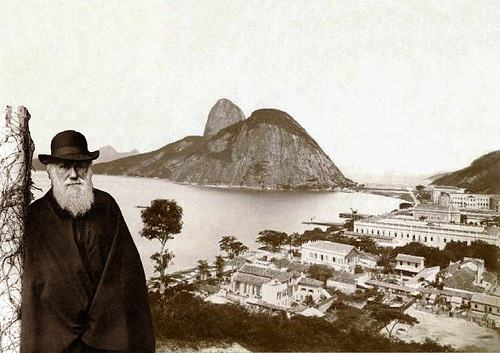
#> input picture Photo_Video_Colorization/input_images/darwin_in_rio_de_janeiro.jpg, 500 x 353 px
$ jupyter execute --allow-errors B_W_Photo_Colorization.ipynb
#> lines starting #> are read from the running program, lines starting #| are printed output that depends on the picture
# B W Photo Colorization
**Based on "Black and white image colorization with OpenCV and Deep Learning", by Dr. Adrian Rosebrok:**<br>
https://www.pyimagesearch.com/2019/02/25/black-and-white-image-colorization-with-opencv-and-deep-learning/

**Paper:**<br>
Colorful Image Colorization, Richard Zhang, Phillip Isola, Alexei A. Efros<br>
https://arxiv.org/pdf/1603.08511.pdf

## Image to be converted

[cell 1]
IMAGE =  "darwin_in_rio_de_janeiro.jpg"

## Import important Libraries

[cell 2]
import numpy as np
import matplotlib.pyplot as plt
import cv2

## Define Model Paths

[cell 3]
prototxt = "./model/colorization_deploy_v2.prototxt"
model = "./model/colorization_release_v2.caffemodel"
points = "./model/pts_in_hull.npy"
image =  "./input_images/"+IMAGE

## Load serialized black and white colorizer model and cluster

#> (a cell that did not finish here is left out)

## Add the cluster centers as 1x1 convolutions to the model

#> (a cell that did not finish here is left out)

## Load the input image from disk and scale it and convert it to LAB

[cell 6]
# scale the pixel intensities to the range [0, 1], and then convert the image from the BGR to Lab color space
image = cv2.imread(image)
#> image is the input picture: shape (353, 500, 3); mean B, G, R 156.4, 168.1, 176.1
image = cv2.cvtColor(image, cv2.COLOR_BGR2GRAY)
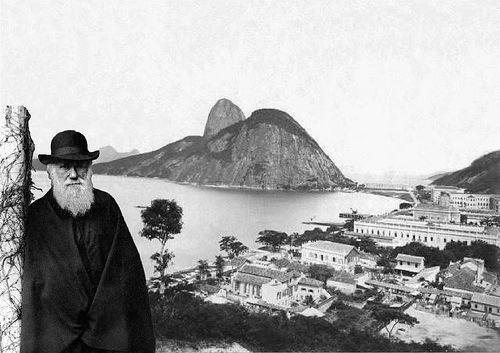
#> image: shape (353, 500); min 0, max 255, mean 169.1
image = cv2.cvtColor(image, cv2.COLOR_GRAY2RGB)
#> image: shape (353, 500, 3)
scaled = image.astype("float32") / 255.0
lab = cv2.cvtColor(scaled, cv2.COLOR_RGB2LAB)
#> lab: shape (353, 500, 3) float32; mean of channels 0, 1, 2 67.4, 0, 0

[cell 7]
plt.imshow(image)
plt.axis('off');
plt.title('Input image');

[cell 8]
plt.imshow(lab)
plt.axis('off');
plt.title('Coverted image to LAB');
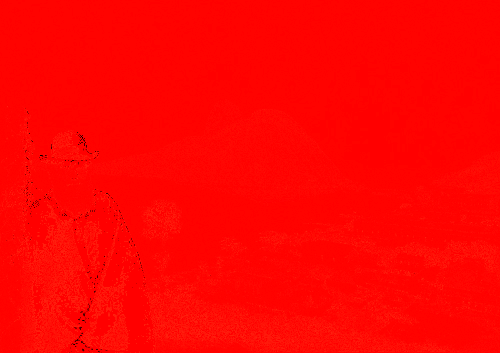
#> shown: shape (353, 500, 3) float32; mean R, G, B 0.999, 0.0198, 0.00611

## Colorizing...

[cell 9]
# resize the Lab image to 224x224 (the dimensions the colorization
# network accepts), split channels, extract the 'L' channel, and then
# perform mean centering
resized = cv2.resize(lab, (224, 224))
#> resized: shape (224, 224, 3) float32; mean of channels 0, 1, 2 67.4, 0, 0
L = cv2.split(resized)[0]
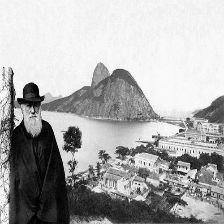
#> L: shape (224, 224) float32; min 0.305, max 99.65, mean 67.4; drawn with min black and max white
L -= 50

#> (a cell that did not finish here is left out)

#> (a cell that did not finish here is left out)

[cell 12]
# grab the 'L' channel from the *original* input image (not the
# resized one) and concatenate the original 'L' channel with the
# predicted 'ab' channels
L = cv2.split(lab)[0]
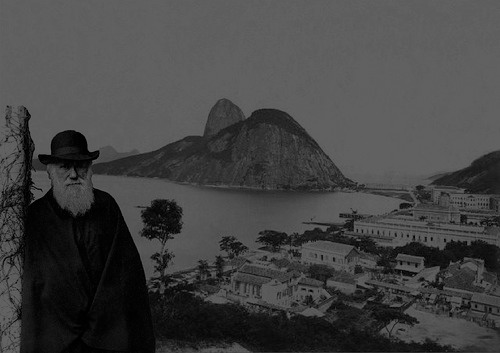
#> L: shape (353, 500) float32; min 0, max 100, mean 67.4
#> (the rest of this cell did not finish here and is left out)

$ run again, with Photo_Video_Colorization/input_images/Einstein_1939.jpg copied over Photo_Video_Colorization/input_images/darwin_in_rio_de_janeiro.jpg
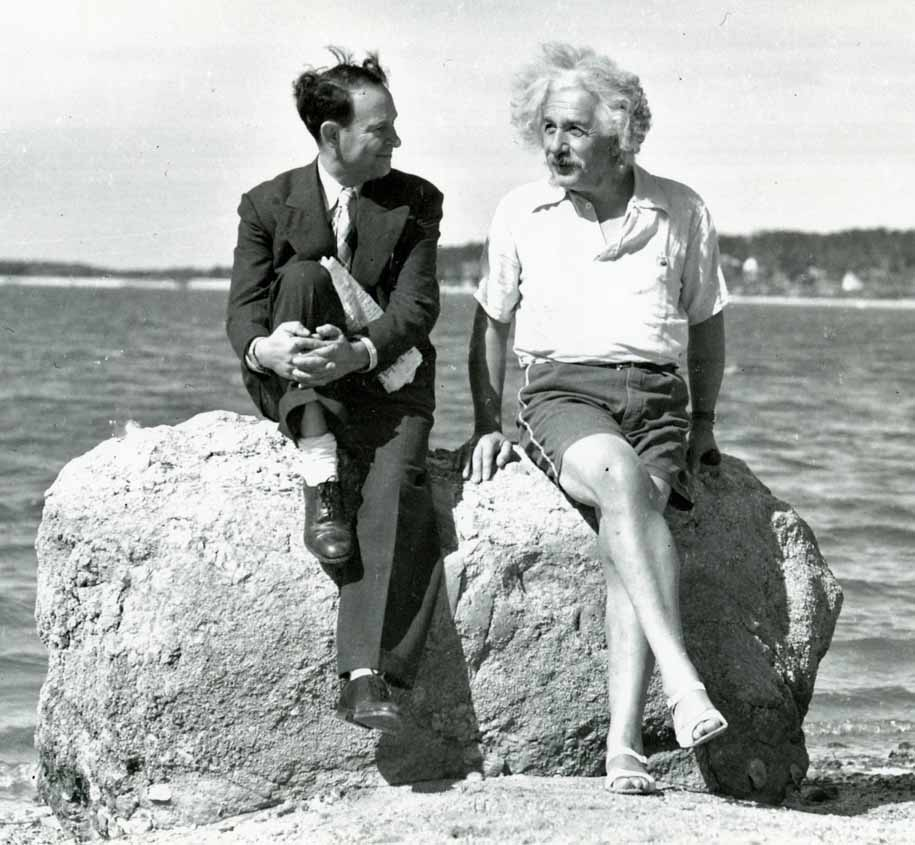
#> input picture Photo_Video_Colorization/input_images/Einstein_1939.jpg, 915 x 845 px
#> image is the input picture: shape (845, 915, 3); mean B, G, R 166.2, 168.5, 165
#> lab: shape (845, 915, 3) float32; mean of channels 0, 1, 2 67.3, 0, 0
#> `[cell 8] plt.imshow(lab) plt.axis('off'); plt.title('Coverted image to..`:
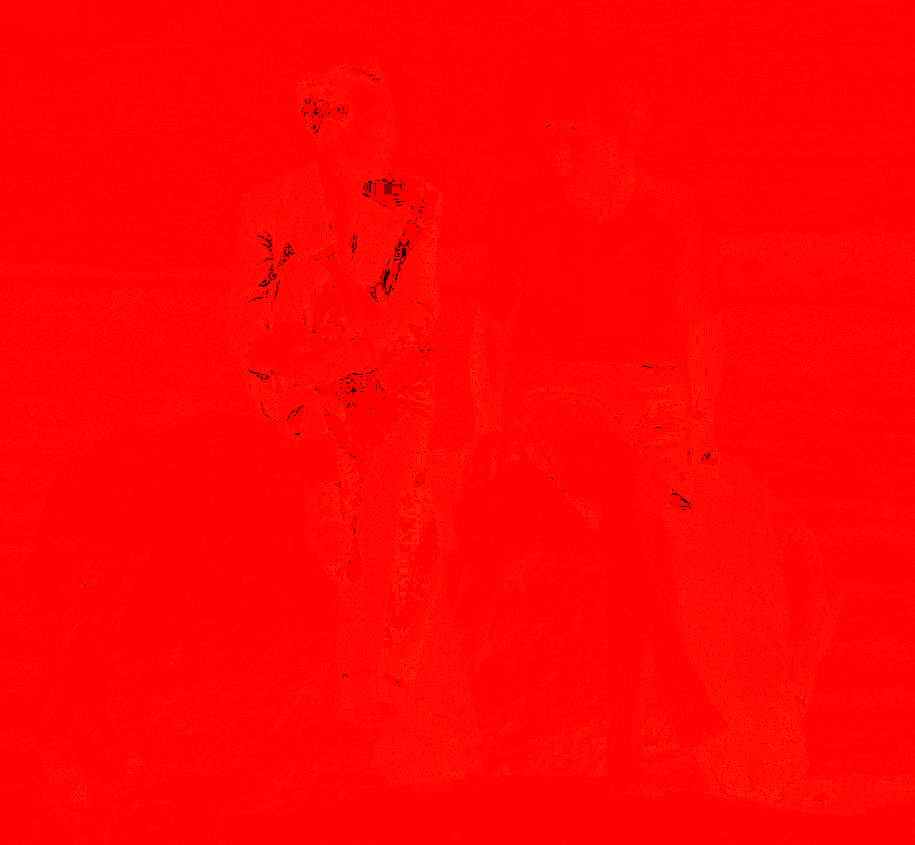
#> shown: shape (845, 915, 3) float32; mean R, G, B 0.998, 0.0187, 0.00577
#> resized: shape (224, 224, 3) float32; mean of channels 0, 1, 2 67.3, 0, 0
#> `L = cv2.split(lab)[0]`:
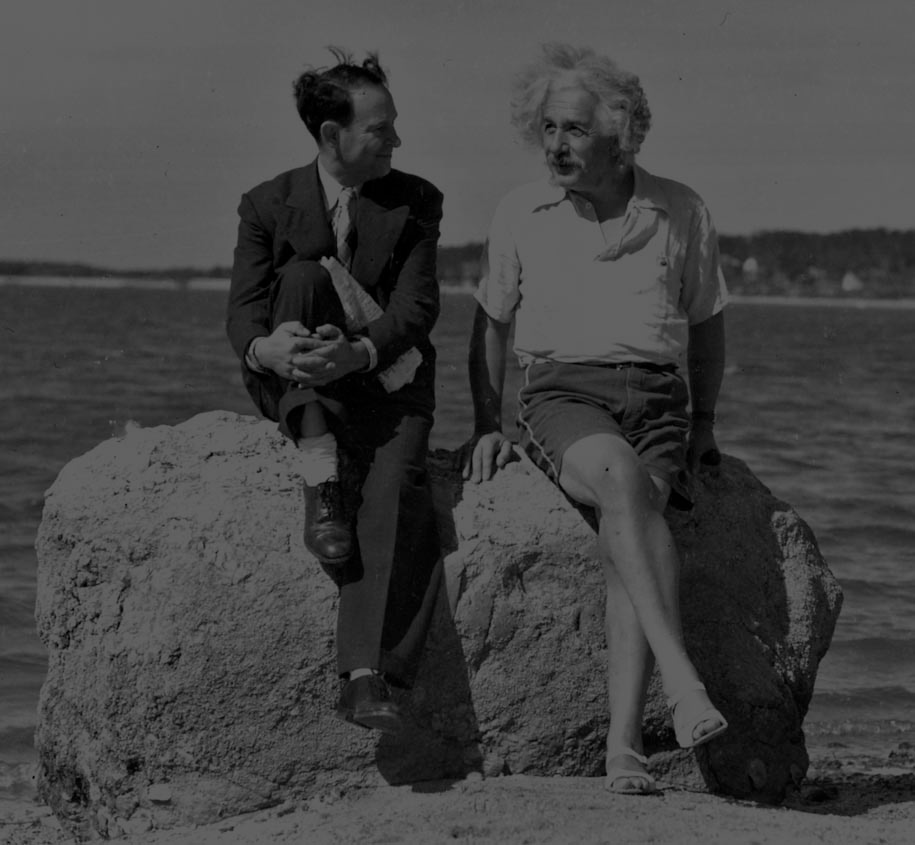
#> L: shape (845, 915) float32; min 0, max 100, mean 67.3
